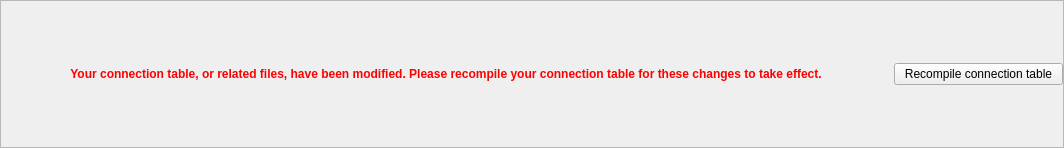
<?xml version="1.0" encoding="UTF-8"?>
<ui version="4.0">
 <class>Frame</class>
 <widget class="QFrame" name="Frame">
  <property name="geometry">
   <rect>
    <x>0</x>
    <y>0</y>
    <width>1064</width>
    <height>148</height>
   </rect>
  </property>
  <property name="sizePolicy">
   <sizepolicy hsizetype="Minimum" vsizetype="Minimum">
    <horstretch>0</horstretch>
    <verstretch>0</verstretch>
   </sizepolicy>
  </property>
  <property name="windowTitle">
   <string>Frame</string>
  </property>
  <property name="frameShape">
   <enum>QFrame::StyledPanel</enum>
  </property>
  <property name="frameShadow">
   <enum>QFrame::Raised</enum>
  </property>
  <layout class="QHBoxLayout" name="horizontalLayout">
   <property name="spacing">
    <number>3</number>
   </property>
   <property name="sizeConstraint">
    <enum>QLayout::SetMinimumSize</enum>
   </property>
   <property name="margin">
    <number>0</number>
   </property>
   <item>
    <widget class="QLabel" name="label">
     <property name="sizePolicy">
      <sizepolicy hsizetype="Minimum" vsizetype="Minimum">
       <horstretch>1</horstretch>
       <verstretch>0</verstretch>
      </sizepolicy>
     </property>
     <property name="maximumSize">
      <size>
       <width>890</width>
       <height>40</height>
      </size>
     </property>
     <property name="text">
      <string>&lt;html&gt;&lt;head/&gt;&lt;body&gt;&lt;p&gt;&lt;span style=&quot; font-weight:600; color:#ff0000;&quot;&gt;Your connection table, or related files, have been modified. Please recompile your connection table for these changes to take effect.&lt;/span&gt;&lt;/p&gt;&lt;/body&gt;&lt;/html&gt;</string>
     </property>
     <property name="alignment">
      <set>Qt::AlignCenter</set>
     </property>
     <property name="wordWrap">
      <bool>true</bool>
     </property>
    </widget>
   </item>
   <item>
    <widget class="QPushButton" name="button">
     <property name="text">
      <string>Recompile connection table</string>
     </property>
    </widget>
   </item>
  </layout>
 </widget>
 <resources/>
 <connections/>
</ui>
